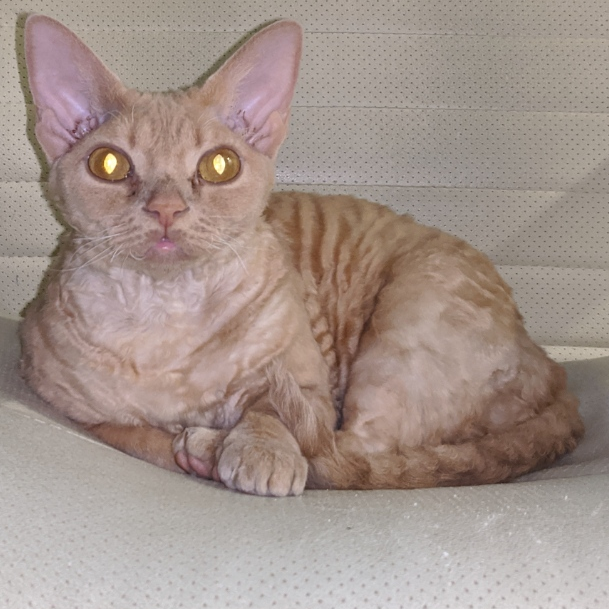
#> input picture VI четверть/Глубокое обучение в компьютерном зрении/Урок 02/cat_alice.png, 609 x 609 px, found by its file name
$ jupyter execute --allow-errors HW_01.ipynb   (shell and % lines are left out)
#> lines starting #> are read from the running program, lines starting #| are printed output that depends on the picture
[cell 1]
import matplotlib.pyplot as plt
import numpy as np

import imageio
import cv2

Загрузка картинки. Ясеное дело - кошечку.

[cell 2]
img = imageio.imread('cat_alice.png')
#> img is the input picture: shape (609, 609, 4); mean R, G, B, A 162.4, 146.6, 139, 255

[cell 3]
print(img.shape)
#| (609, 609, 4)

[cell 4]
plt.figure(figsize=(8, 8))
plt.imshow(img)

Преобразование в черно-белый вариант

[cell 5]
img_bw = cv2.cvtColor(img, cv2.COLOR_RGB2GRAY)
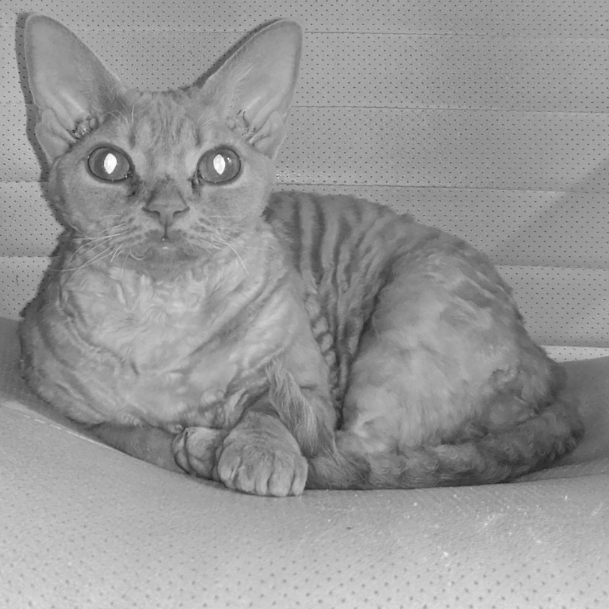
#> img_bw: shape (609, 609); min 34, max 254, mean 150.5
# Еще один вариант получения черно-белого изображения из цветного
#img_bw = np.mean(img, axis=2)

[cell 6]
plt.figure(figsize=(8, 8))
plt.imshow(img_bw, cmap='gray')

Создание негатива. Замена яркости на противоположную в каждом из 3-х слоев

[cell 7]
img_negative = np.copy(255 - img)

[cell 8]
plt.figure(figsize=(8, 8))
plt.imshow(img_negative)

Вывод каждого канала в отдельности

[cell 9]
fig = plt.figure(figsize=(15, 24))

img_r = np.copy(img)
img_r[:, :, 1] = 0
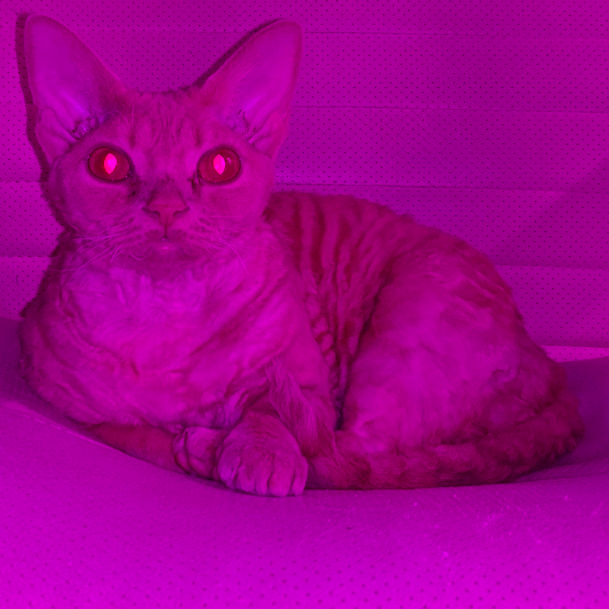
#> img_r: shape (609, 609, 4); mean R, G, B, A 162.4, 0, 139, 255
img_r[:, :, 2] = 0
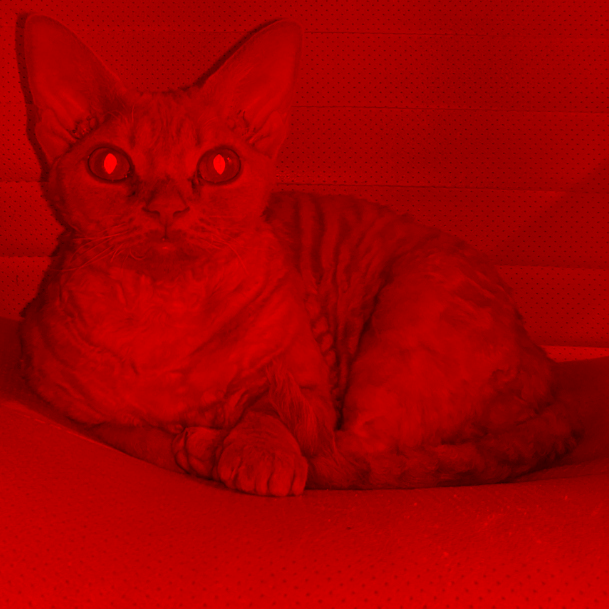
#> img_r: shape (609, 609, 4); mean R, G, B, A 162.4, 0, 0, 255
sub1 = fig.add_subplot(1, 5, 1)
sub1.imshow(img_r)

img_g = np.copy(img)
img_g[:, :, 0] = 0
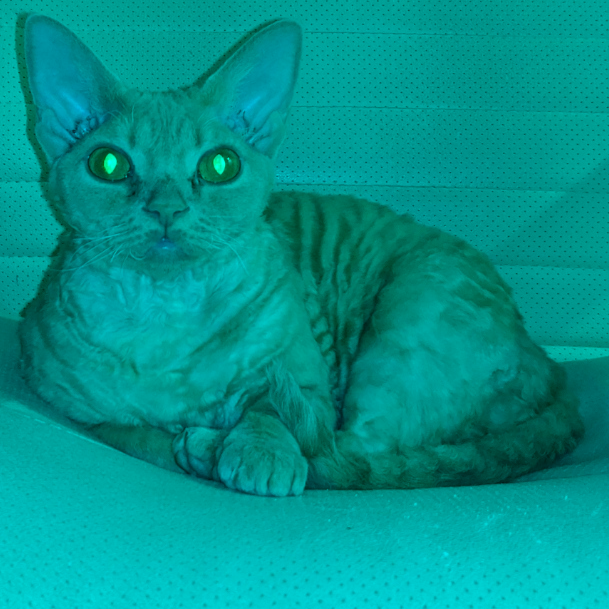
#> img_g: shape (609, 609, 4); mean R, G, B, A 0, 146.6, 139, 255
img_g[:, :, 2] = 0
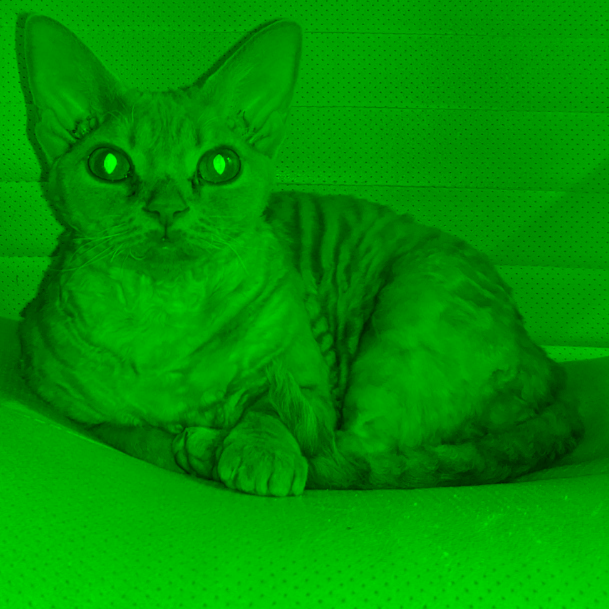
#> img_g: shape (609, 609, 4); mean R, G, B, A 0, 146.6, 0, 255
sub2 = fig.add_subplot(1, 5, 3)
sub2.imshow(img_g)

img_b = np.copy(img)
img_b[:, :, 0] = 0
img_b[:, :, 1] = 0
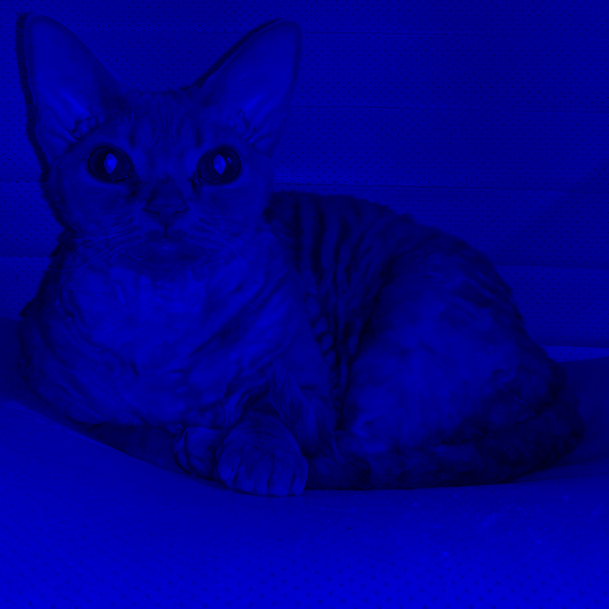
#> img_b: shape (609, 609, 4); mean R, G, B, A 0, 0, 139, 255
sub3 = fig.add_subplot(1, 5, 5)
sub3.imshow(img_b)

Усреднение интенсивности по всем трем каналам в каждой точке

[cell 10]
img_middle = np.copy((img[:, :, 0]+img[:, :, 1]+img[:, :, 2]) / 3)
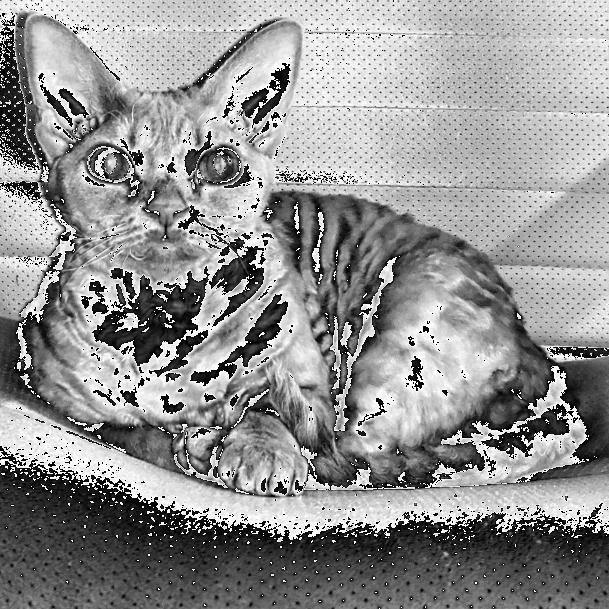
#> img_middle: shape (609, 609) float64; min 0, max 85, mean 48.6; drawn with min black and max white
plt.figure(figsize=(8, 8))
plt.imshow(img_middle)

Перевод цветового пространства в иную систему координат.

[cell 11]
from skimage.color import rgb2hsv, hsv2rgb
#> (the rest of this cell did not finish here and is left out)

Увеличение насыщенности

#> (a cell that did not finish here is left out)

Выделение горизонтальных и вертигальных границ на рисунке

[cell 13]
win_size = (3, 3)

w_v = np.zeros(win_size, dtype = np.int8)
w_v[:, 0] = -1
w_v[:, 2] = 1

w_h = np.zeros(win_size, dtype = np.int8)
w_h[0] = -1
w_h[2] = 1

out_img_1 = np.zeros(
    (img.shape[0] - win_size[0] + 1,
     img.shape[1] - win_size[1] + 1),
     dtype = np.float32
)

for i in range(out_img_1.shape[0]):
  for j in range(out_img_1.shape[1]):
    x = img_bw[i:i+win_size[0], j:j+win_size[1]]
    out_img_1[i, j] = np.abs(np.sum(x * w_v))
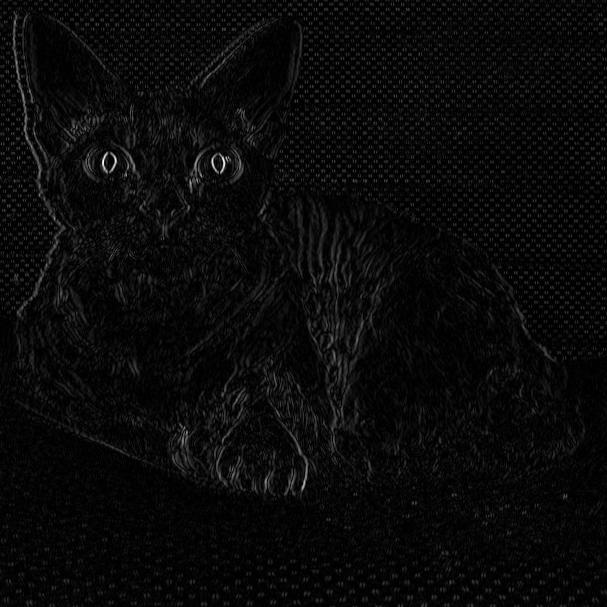
#> out_img_1: shape (607, 607) float32; min 0, max 404, mean 16.3; drawn with min black and max white

out_img_2 = np.zeros(
    (out_img_1.shape[0] - win_size[0] + 1,
     out_img_1.shape[1] - win_size[1] + 1),
     dtype = np.float32
)

for i in range(out_img_2.shape[0]):
  for j in range(out_img_2.shape[1]):
    x = img_bw[i:i+win_size[0], j:j+win_size[1]]
    out_img_2[i, j] = np.abs(np.sum(x * w_h)) + out_img_1[i, j]
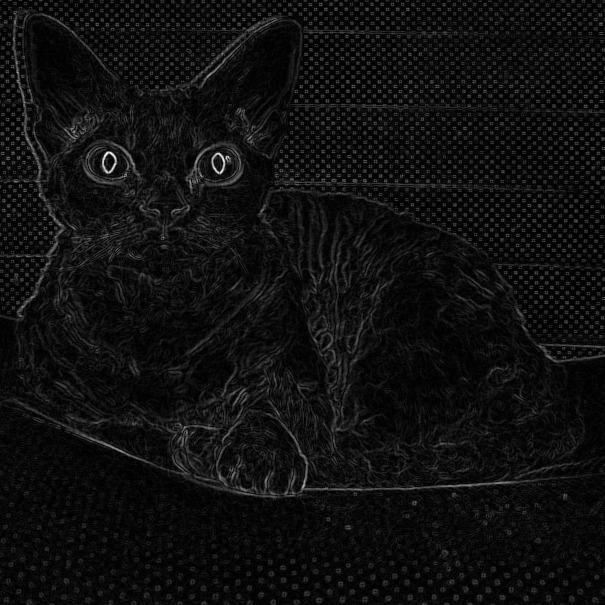
#> out_img_2: shape (605, 605) float32; min 0, max 531, mean 33.5; drawn with min black and max white

[cell 14]
fig = plt.figure(figsize=(8, 16))

sub1 = fig.add_subplot(1, 2, 1)
sub1.imshow(out_img_1, cmap='gray')

sub2 = fig.add_subplot(1, 2, 2)
sub2.imshow(out_img_2, cmap='gray')
